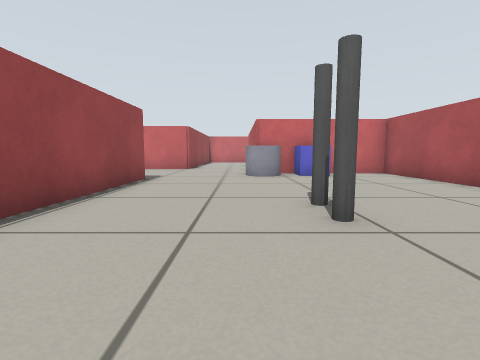
View 1 (above)

18 first-person views from a walk through a Gazebo world. The camera is 0.39 m above the floor, tilts 6° down and sees 85° across. The floor is counted in squares, 0.5 m on a side. Each view is taken from the middle of a square. On the plan, view 1 faces up. The plan holds only what a view shows up to about 10 squares ahead; the rest is blank.

View 2
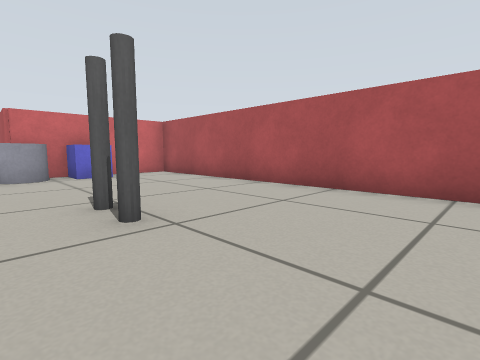

View 3
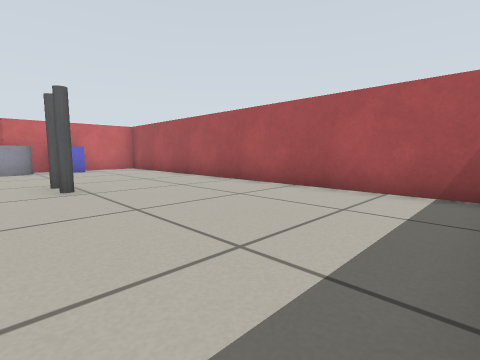

View 4
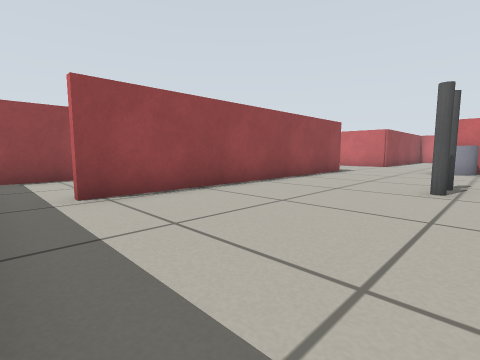

View 5
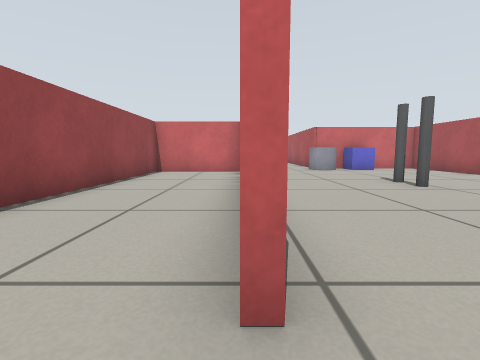

View 6
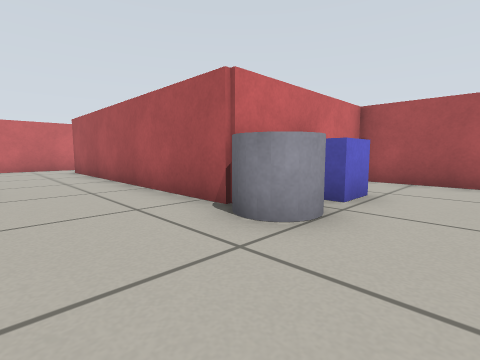

View 7
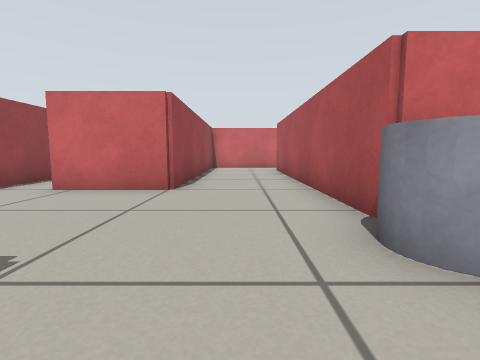

View 8
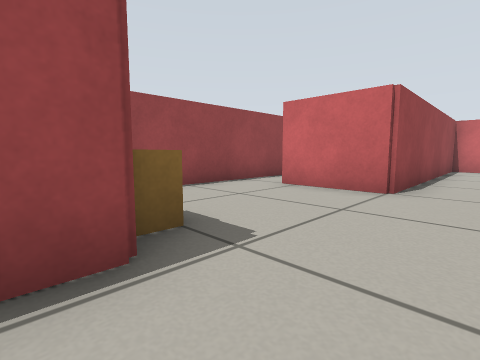

View 9
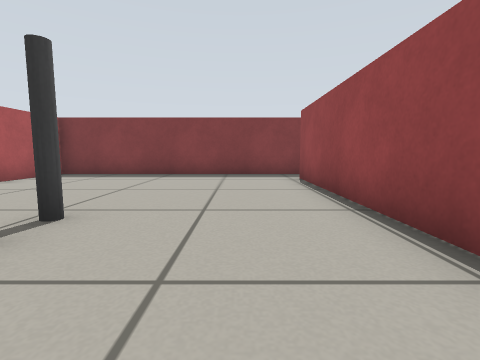

View 10
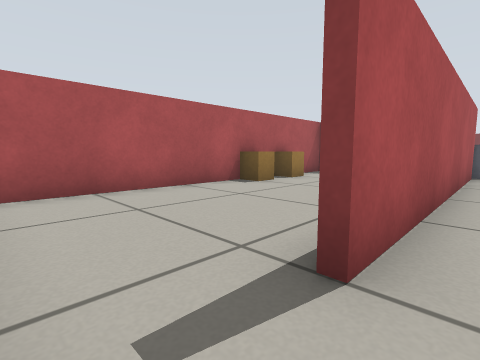

View 11
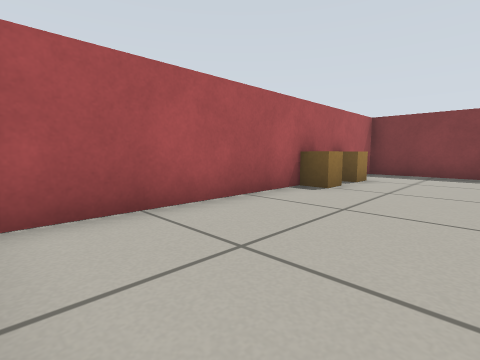

View 12
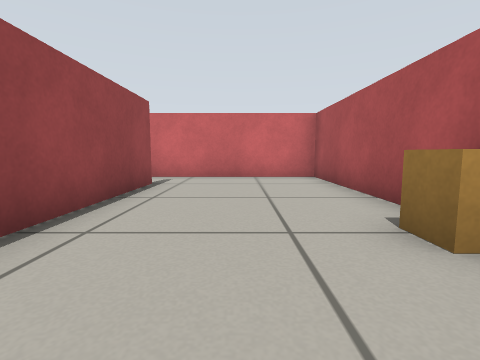

View 13
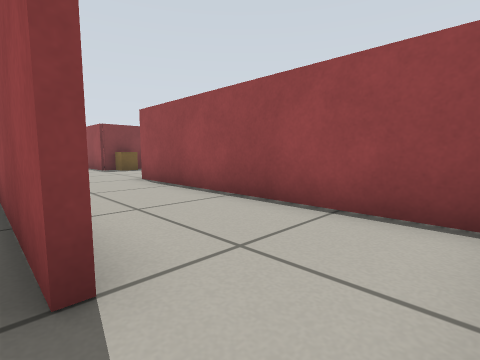

View 14
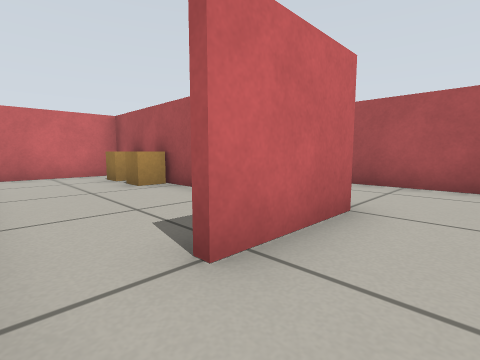

View 15
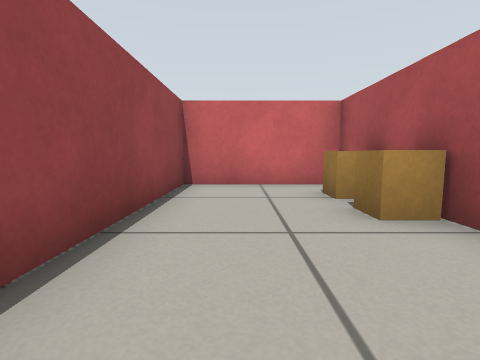

View 16
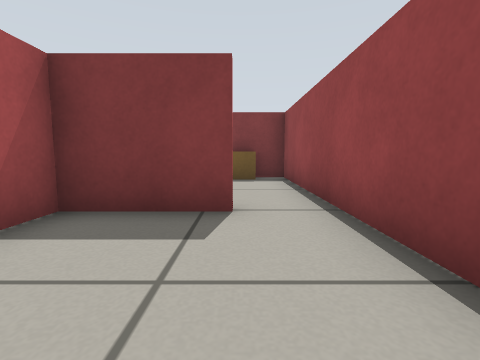

View 17
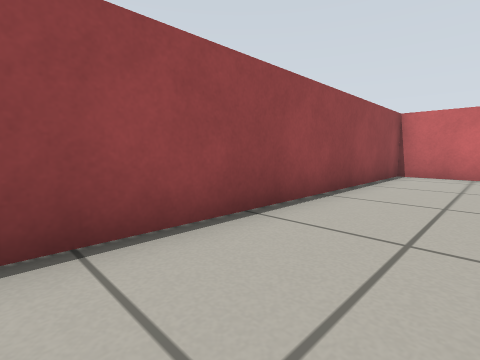

View 18
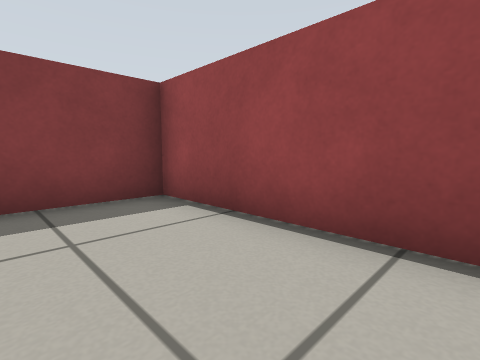

### Floor plan
Points are (right, up) in squares from view 1. A wall is a line through its corners. A room is listed if a view was taken in it or the views show most of it. See-through windows are left out.
Room 1 (views 1, 2, 3, 4, 5, 6, 7, 8, 9, 10, 14, 17, 18)
walls: (-2.8, 7.9) (-2.8, -2); (-5.4, 7.6) (-6.4, 7.6) (-6.4, -3.4) (5.4, -3.4) (5.4, 9.9); (5.5, 9.8) (0.6, 9.8) (0.6, 18.5); (-6.4, 13.5) (-6.4, 7.8) (-5.5, 7.8); (-2.4, 20) (-2.4, 12.4) (-5, 12.4); (0.5, 20.4) (-2, 20.4)
ways out: opening at (1, 19.5) to room 2; opening at (-5.5, 13) to room 3
objects: orange box (-5, 8); orange box (-4, 8); grey cylinder (0, 9) to (1, 9); pole (1, 3); pole (1, 4); blue box (2, 9) to (3, 9)
Room 2 (views 11, 12, 13)
walls: (5.4, 14.6) (5.4, 20.4) (0.5, 20.4); (0.8, 18.6) (0.8, 14.2); (2.4, 10) (5.4, 10); (5.4, 9.9) (5.4, 12.4)
ways out: opening at (1, 19.5) to room 1
objects: orange box (5, 13); orange box (5, 14)
Room 3 (views 15, 16)
walls: (-2.6, 15.9) (-2.6, 20.4) (-6.4, 20.4) (-6.4, 13.5); (-5, 12.6) (-2.6, 12.6)
ways out: opening at (-5.5, 13) to room 1
objects: orange box (-3, 17); orange box (-3, 19)

Where each view was taken, in squares from view 1:
view 1: 0 up, 0 right, facing up
view 2: 0 up, 0 right, facing up-right
view 3: 3 down, 0 right, facing up-right
view 4: 3 down, 2 right, facing up-left
view 5: 3 down, 3 left, facing up
view 6: 7 up, 2 left, facing up-right
view 7: 7 up, 1 left, facing up
view 8: 7 up, 1 left, facing up-left
view 9: 6 up, 1 left, facing down
view 10: 20 up, 0 right, facing down-right
view 11: 20 up, 2 right, facing down-right
view 12: 12 up, 3 right, facing up
view 13: 20 up, 1 right, facing down-left
view 14: 11 up, 6 left, facing up-right
view 15: 14 up, 5 left, facing up
view 16: 16 up, 5 left, facing down
view 17: 2 down, 4 left, facing up-left
view 18: 1 up, 4 left, facing down-left
